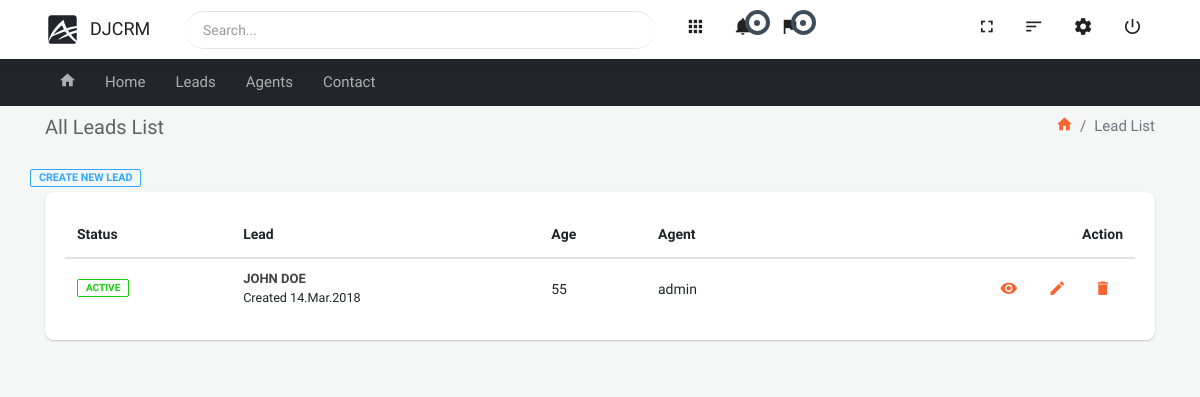
Page /lead-list/ on the earlier database version.
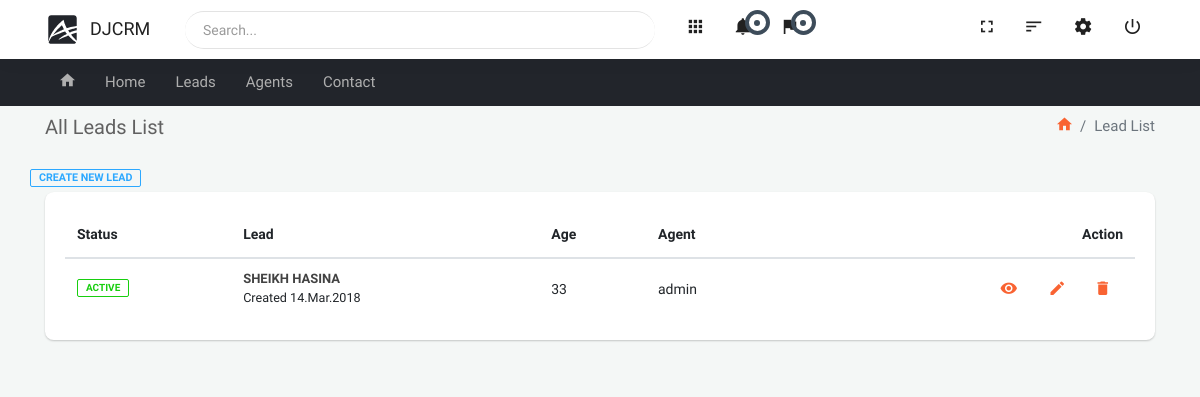
Same page on the later database version.
### leads/models.py (models this page shows, shortened)
class Lead(models.Model):
    first_name = models.CharField(max_length=250)
    last_name = models.CharField(max_length=250)
    age = models.IntegerField(default=0)
    agent = models.ForeignKey('Agent', on_delete=models.CASCADE)

class Agent(models.Model):
    user = models.ForeignKey(User, on_delete=models.CASCADE)
    def __str__(self):
        return self.user.username

class User(AbstractUser):
    pass

### leads/views.py (the view)
# urls.py: path('lead-list/', LeadList.as_view(), name='lead-list'),
class LeadList(generic.ListView):
    template_name = 'leads/lead-list.html'
    queryset = Lead.objects.all()
    context_object_name = 'leads'
    paginate_by = 10

### templates/leads/lead-list.html
{% extends 'base.html' %}
{% block content %}
    <div class="container">
        <div class="block-header">
            <div class="row clearfix">
                <div class="col-lg-5 col-md-5 col-sm-12">
                    <h2>All Leads List</h2>
                </div>
                <div class="col-lg-7 col-md-7 col-sm-12">
                    <ul class="breadcrumb float-md-right padding-0">
                        <li class="breadcrumb-item"><a href="{% url 'home' %}"><i class="zmdi zmdi-home"></i></a></li>
                        <li class="breadcrumb-item active">Lead List</li>
                    </ul>
                </div>
            </div>
        </div>
        <div class="row clearfix">
            <a class="badge badge-info pull-right" href="{% url 'leads:lead-create' %}">Create New Lead</a>
            <div class="col-lg-12 col-md-12">
                <div class="card">
                    <div class="body project_report">
                        <div class="table-responsive">
                            <table class="table m-b-0 table-hover">
                                <thead>
                                <tr>
                                    <th>Status</th>
                                    <th>Lead</th>
                                    <th>Age</th>
                                    <th>Agent</th>
                                    <th>Action</th>
                                </tr>
                                </thead>
                                <tbody>
                                {% for lead in leads %}
                                    <tr>
                                        <td>
                                            <span class="badge badge-success">Active</span>
                                        </td>
                                        <td class="project-title">
                                            <h6>
                                                <a href="{% url 'leads:lead-details' lead.id %}">{{ lead.first_name }} {{ lead.last_name }}</a>
                                            </h6>
                                            <small>Created 14.Mar.2018</small>
                                        </td>
                                        <td>
                                            {{ lead.age }}
                                        </td>
                                        <td>
                                            {{ lead.agent }}
                                        </td>
                                        <td class="project-actions">
                                            <a href="{% url 'leads:lead-details' lead.id %}"
                                               class="btn btn-neutral btn-sm"><i class="zmdi zmdi-eye"></i></a>
                                            <a href="{% url 'leads:lead-update' lead.id %}"
                                               class="btn btn-neutral btn-sm"><i
                                                    class="zmdi zmdi-edit"></i></a>
                                            <a href="{% url 'leads:lead-delete' lead.id %}"
                                               class="btn btn-neutral btn-sm"><i class="zmdi zmdi-delete"></i></a>
                                        </td>
                                    </tr>
                                {% endfor %}
                                </tbody>
                            </table>
                        </div>
                    </div>
                </div>
            </div>
        </div>
    </div>
{% endblock %}

### templates/base.html (shortened to what this page needs)
{% load static %}
<!doctype html>
<html class="no-js " lang="en">
<head>
    <link rel="stylesheet" href="{% static 'assets/plugins/bootstrap/css/bootstrap.min.css' %}">
    <link rel="stylesheet" href="{% static 'assets/css/main.css' %}">
    <link rel="stylesheet" href="{% static 'assets/css/color_skins.css' %}">
</head>
<body class="theme-black">
{% include 'include/navbar.html' %}
{% include 'include/menu-container.html' %}
<section class="content">
    {% block content %} {% endblock %}
</section>
</body>
</html>

### templates/include/navbar.html (shortened to what this page needs)
{% load static %}
<nav class="navbar">
    <div class="container">
    <ul class="nav navbar-nav">
        <li>
            <div class="navbar-header">
                <a class="navbar-brand" href="{% url 'home' %}"><img src="{% static 'assets/images/logo-black.svg' %}" width="35" alt="DjCrm"><span class="m-l-10">DjCrm</span></a>
            </div>
        </li>
        <li class="search_bar">
            <div class="input-group">
                <input type="text" class="form-control" placeholder="Search...">
            </div>
        </li>
        <li class="dropdown"><a href="javascript:void(0);" class="dropdown-toggle" data-toggle="dropdown" role="button"><i class="zmdi zmdi-apps"></i></a>
        </li>
        <li class="dropdown notifications badgebit"><a href="javascript:void(0);" class="dropdown-toggle" data-toggle="dropdown" role="button"><i class="zmdi zmdi-notifications"></i>
            <div class="notify">
                <span class="heartbit"></span>
                <span class="point"></span>
            </div>
            </a>
        </li>
        <li class="dropdown task badgebit"><a href="javascript:void(0);" class="dropdown-toggle" data-toggle="dropdown" role="button"><i class="zmdi zmdi-flag"></i>
            <div class="notify">
                    <span class="heartbit"></span>
                    <span class="point"></span>
                </div>
            </a>
        </li>
        <li class="float-right">
            <a href="javascript:void(0);" class="fullscreen" data-provide="fullscreen"><i class="zmdi zmdi-fullscreen"></i></a>
            <a href="javascript:void(0);" class="btn_overlay"><i class="zmdi zmdi-sort-amount-desc"></i></a>
            <a href="javascript:void(0);" class="js-right-sidebar"><i class="zmdi zmdi-settings zmdi-hc-spin"></i></a>
            <a href="sign-in.html" class="mega-menu"><i class="zmdi zmdi-power"></i></a>
        </li>
    </ul>
    </div>
</nav>

### templates/include/menu-container.html
<div class="menu-container">
    <div class="container">
        <div class="row">
            <div class="col-md-12">
                <ul class="h-menu">
                    <li><a href="{% url 'home' %}"><i class="zmdi zmdi-home"></i></a></li>
                    <li><a href="{% url 'home' %}">Home</a>
                    </li>
                    <li><a href="{% url 'leads:lead-list' %}">Leads</a></li>
                    <li><a href="javascript:void(0)">Agents</a></li>
                    <li><a href="javascript:void(0)">Contact</a></li>
                </ul>
            </div>
        </div>
    </div>
</div>

### static/assets/css/color_skins.css (style rules this page uses)
.theme-black .menu-container { background:#22252b }
.theme-black .menu-container .h-menu>li a { color:#afafaf }

Differences in the rows shown:
removed Lead: first_name "JOHN", last_name "DOE", age "55", agent "admin"
added Lead: first_name "SHEIKH", last_name "HASINA", age "33", agent "admin"
